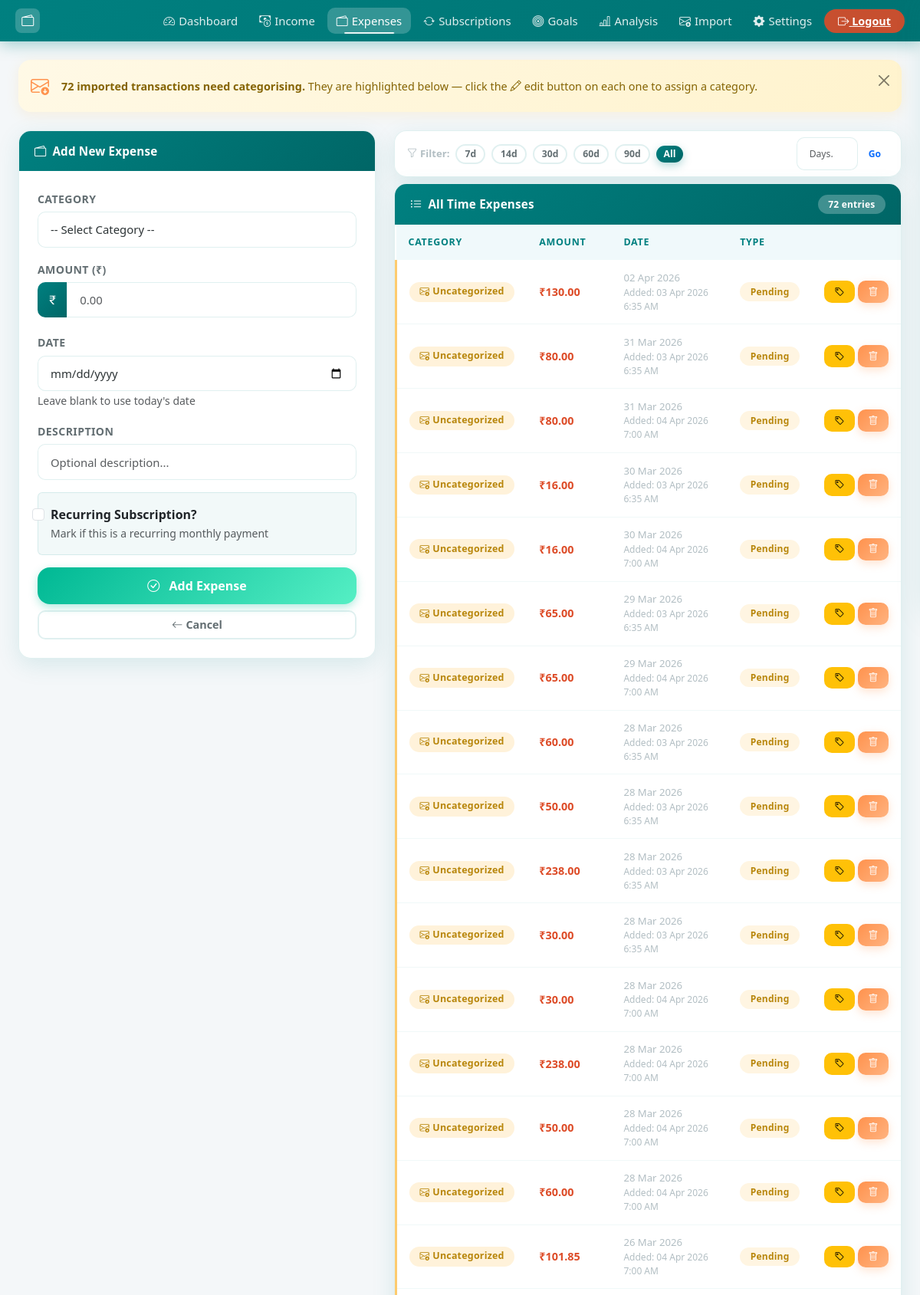
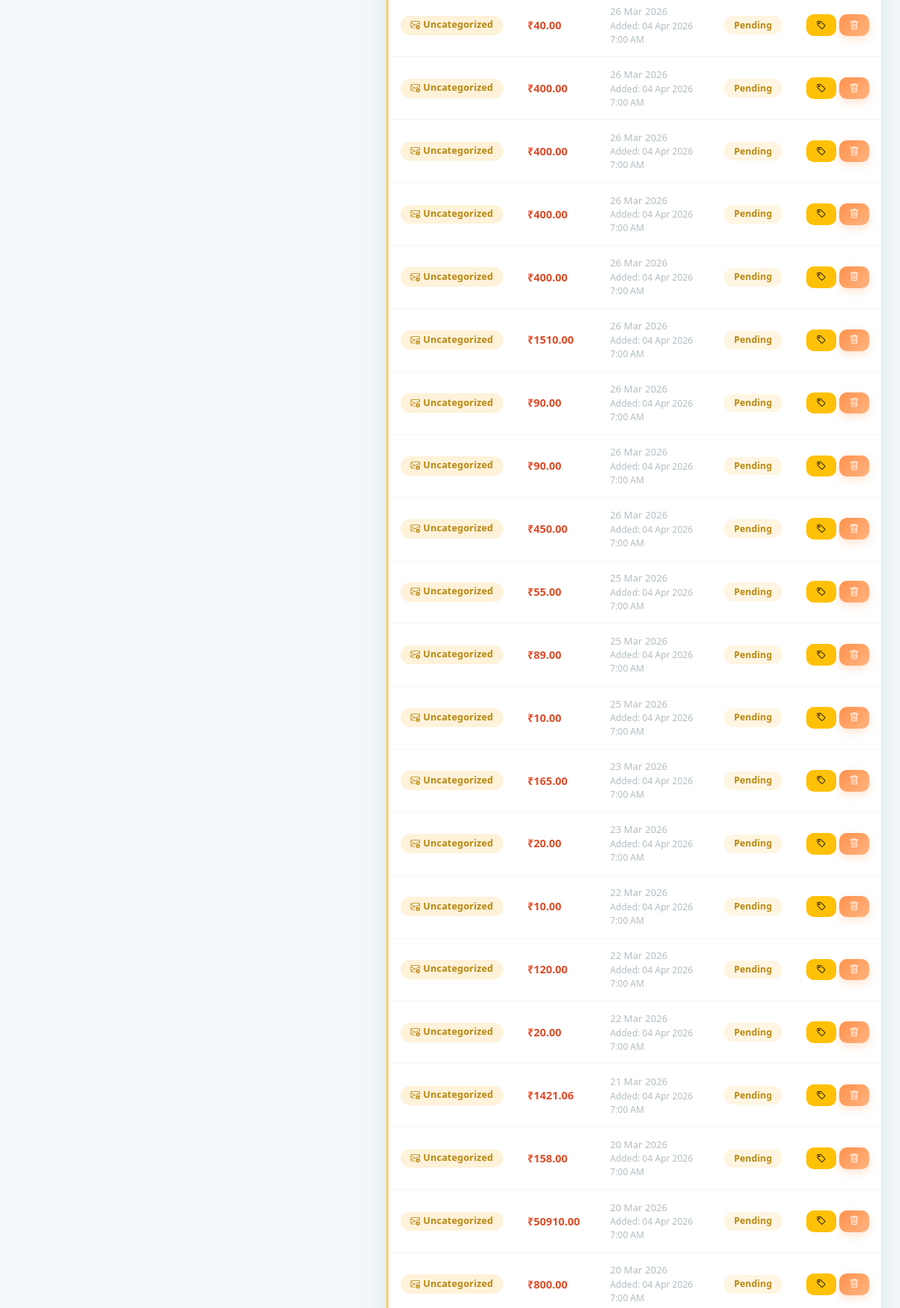
The page /add_expense (signed in, upper part) on the database its author committed (2 pictures, top to bottom).
### models.py (models this page shows)
class Expense(db.Model):
    id = db.Column(db.Integer, primary_key=True)
    user_id = db.Column(db.Integer, db.ForeignKey('user.id'), nullable=False)
    category = db.Column(db.String(100), nullable=False)
    amount = db.Column(db.Float, nullable=False)
    date = db.Column(db.DateTime, default=_now)
    created_at = db.Column(db.DateTime, default=_now)
    description = db.Column(db.String(200))
    is_essential = db.Column(db.Boolean, default=False)
    is_subscription = db.Column(db.Boolean, default=False)
    sub_start_date = db.Column(db.DateTime, nullable=True)
    sub_end_date = db.Column(db.DateTime, nullable=True)
    sub_expired_notified = db.Column(db.Boolean, default=False)

### app.py (the view, shortened to what this page needs)
@app.route("/add_expense", methods=["GET", "POST"])
@login_required
def add_expense():
    form = ExpenseForm()
    form.main_category.choices = [("", "-- Select Category --")] + [
        (cat, cat) for cat in expense_categories.keys()
    ]
    if request.method == "POST":
        if form.validate_on_submit():
            if (
                form.sub_category.data == "Other (User Input)"
                and form.custom_category.data
            ):
                category = form.custom_category.data
            else:
                category = form.sub_category.data
            is_essential = classify_essential(
                form.main_category.data,
                form.sub_category.data,
                form.custom_category.data,
            )
            exp_date = datetime.now(timezone.utc).replace(tzinfo=None)
            if form.date.data:
                exp_date = datetime.combine(form.date.data, datetime.min.time())
            sub_start = None
            sub_end = None
            if form.is_subscription.data:
                if form.sub_start_date.data:
                    sub_start = datetime.combine(form.sub_start_date.data, datetime.min.time())
                if form.sub_end_date.data:
                    sub_end = datetime.combine(form.sub_end_date.data, datetime.min.time())
            expense = Expense(
                user_id=current_user.id,
                category=category,
                amount=form.amount.data,
                date=exp_date,
                description=form.description.data,
                is_essential=is_essential,
                is_subscription=form.is_subscription.data,
                sub_start_date=sub_start,
                sub_end_date=sub_end,
            )
            db.session.add(expense)
            db.session.commit()
            flash("Expense added successfully!", "success")
            return redirect(url_for("dashboard"))
        else:
            flash("Please check the form and try again.", "danger")
    else:
        form.sub_category.choices = [("", "-- Select Sub Category First --")]
    try:
        exp_filter_days = int(request.args.get("days", 0))
        if exp_filter_days <= 0:
            exp_filter_days = None
    except (ValueError, TypeError):
        exp_filter_days = None
    expense_query = Expense.query.filter_by(user_id=current_user.id)
    if exp_filter_days:
        since = datetime.now(timezone.utc).replace(tzinfo=None) - timedelta(days=exp_filter_days)
        expense_query = expense_query.filter(Expense.date >= since)
        exp_filter_label = f"Last {exp_filter_days} day{'s' if exp_filter_days != 1 else ''}"
    else:
        exp_filter_label = "All Time"
    expenses = expense_query.order_by(Expense.date.desc()).all()
    return render_template(
        "add_expense.html",
        form=form,
        edit=False,
        expenses=expenses,
        exp_filter_days=exp_filter_days,
        exp_filter_label=exp_filter_label,
    )

### forms.py
class ExpenseForm(FlaskForm):
    main_category = SelectField('Category', choices=[], validators=[DataRequired()])
    sub_category = SelectField('Sub Category', choices=[], validators=[DataRequired()])
    custom_category = StringField('Custom Category', validators=[Optional()])
    amount = FloatField('Amount (₹)', validators=[DataRequired()])
    date = DateField('Date', validators=[Optional()], format='%Y-%m-%d')
    description = StringField('Description', validators=[Optional()])
    is_subscription = BooleanField('Recurring Subscription?')
    sub_start_date = DateField('Subscription Start Date', validators=[Optional()], format='%Y-%m-%d')
    sub_end_date = DateField('Subscription End Date', validators=[Optional()], format='%Y-%m-%d')
    submit = SubmitField('Add Expense')

### app.py (called while the page is built)
@login_manager.user_loader
def load_user(user_id):
    return db.session.get(User, int(user_id))

### templates/add_expense.html (shortened to what this page needs)
{% extends "base.html" %}
{% block content %}
{% set uncategorized = expenses | selectattr('category', 'equalto', 'Uncategorized') | list %}
{% if uncategorized %}
<div class="alert alert-warning alert-dismissible fade show d-flex align-items-center gap-3 mb-4 rounded-4" role="alert" style="border:none;box-shadow:0 4px 16px rgba(253,203,110,0.18);">
  <i class="bi bi-envelope-arrow-down fs-4 flex-shrink-0" style="color:#FF924D;"></i>
  <div>
    <strong>{{ uncategorized|length }} imported transaction{{ 's' if uncategorized|length != 1 }} need{{ '' if uncategorized|length != 1 else 's' }} categorising.</strong>
    They are highlighted below — click the <i class="bi bi-pencil"></i> edit button on each one to assign a category.
  </div>
  <button type="button" class="btn-close ms-auto" data-bs-dismiss="alert"></button>
</div>
{% endif %}
<div class="row g-4">
  <div class="col-lg-5">
    <div class="card reveal">
      <div class="card-header">
        <i class="bi bi-{% if edit %}pencil{% else %}wallet2{% endif %}"></i>
        {% if edit %}Edit Expense{% else %}Add New Expense{% endif %}
      </div>
      <div class="card-body p-4">
        <form method="POST" id="expenseForm">
          <div class="mb-3">
            {{ form.main_category.label(class="form-label") }}
            {{ form.main_category(class="form-select", id="mainCategory") }}
          </div>
          <div class="mb-3">
            {{ form.amount.label(class="form-label") }}
            <div class="input-group">
              <span class="input-group-text"><i class="bi bi-currency-rupee"></i></span>
              {{ form.amount(class="form-control", type="number", step="0.01", placeholder="0.00", id="expense_amount") }}
            </div>
          </div>
          <div class="mb-3">
            {{ form.date.label(class="form-label") }}
            {{ form.date(class="form-control") }}
            <small class="text-muted">Leave blank to use today's date</small>
          </div>
          <div class="mb-3">
            {{ form.description.label(class="form-label") }}
            {{ form.description(class="form-control", rows="2", placeholder="Optional description...") }}
          </div>
          <div class="mb-3">
            <div class="form-check p-3 rounded" style="background:rgba(0, 128, 128,0.05);border:1.5px solid var(--border-color);">
              {{ form.is_subscription(class="form-check-input", id="isSubscription") }}
              {{ form.is_subscription.label(class="form-check-label fw-semibold") }}
              <div><small class="text-muted">Mark if this is a recurring monthly payment</small></div>
            </div>
          </div>
          <div class="d-grid gap-2">
            <button type="submit" class="btn btn-success btn-lg">
              <i class="bi bi-check-circle me-2"></i>
              {% if edit %}Update Expense{% else %}Add Expense{% endif %}
            </button>
            <a href="{{ url_for('add_expense') }}" class="btn btn-outline-secondary">
              <i class="bi bi-arrow-left me-1"></i>Cancel
            </a>
          </div>
        </form>
      </div>
    </div>
  </div>
  <div class="col-lg-7 reveal reveal-delay-1">
    <div class="card mb-2">
      <div class="card-body py-2 px-3">
        <div class="d-flex align-items-center gap-2 flex-wrap">
          <span class="fw-semibold" style="font-size:0.82rem;color:var(--text-muted);white-space:nowrap;">
            <i class="bi bi-funnel me-1"></i>Filter:
          </span>
          {% set _fd = exp_filter_days | default(none) %}
          {% for preset in [7, 14, 30, 60, 90] %}
          <a href="{{ url_for('add_expense', days=preset) }}"
             class="btn btn-sm rounded-pill {% if _fd == preset %}btn-primary{% else %}btn-outline-secondary{% endif %}"
             style="font-size:0.76rem;padding:2px 10px;">
            {{ preset }}d
          </a>
          {% endfor %}
          <a href="{{ url_for('add_expense') }}"
             class="btn btn-sm rounded-pill {% if not _fd %}btn-primary{% else %}btn-outline-secondary{% endif %}"
             style="font-size:0.76rem;padding:2px 10px;">
            All
          </a>
          <form method="get" action="{{ url_for('add_expense') }}" class="d-flex align-items-center gap-1 ms-auto">
            <input type="number" name="days" min="1" max="365"
                   value="{{ exp_filter_days or '' }}"
                   placeholder="Days…"
                   class="form-control form-control-sm"
                   style="width:80px;font-size:0.76rem;">
            <button type="submit" class="btn btn-sm btn-outline-primary rounded-pill" style="font-size:0.76rem;padding:2px 10px;">Go</button>
          </form>
        </div>
      </div>
    </div>
    <div class="card">
      <div class="card-header d-flex align-items-center gap-2">
        <i class="bi bi-list-ul"></i> {{ exp_filter_label | default('All Time') }} Expenses
        <span class="badge ms-auto" style="background:rgba(255,255,255,0.25);">{{ expenses|length }} entries</span>
      </div>
      <div class="card-body p-0">
        {% if expenses %}
        <div class="table-responsive">
          <table class="table table-hover mb-0">
            <thead>
              <tr>
                <th>Category</th>
                <th>Amount</th>
                <th>Date</th>
                <th>Type</th>
                <th></th>
              </tr>
            </thead>
            <tbody>
            {% for exp in expenses %}
            <tr {% if exp.category == 'Uncategorized' %}style="background:rgba(253,203,110,0.08);border-left:3px solid #fdcb6e;"{% endif %}>
              <td style="font-size:0.88rem;">
                {% if exp.category == 'Uncategorized' %}
                  <span class="badge badge-uncategorized" style="background:rgba(253,203,110,0.25);font-size:0.78rem;">
                    <i class="bi bi-envelope-arrow-down me-1"></i>Uncategorized
                  </span>
                {% endif %}
              </td>
              <td><strong class="text-danger">₹{{ "%.2f"|format(exp.amount) }}</strong></td>
              <td>
                <div style="font-size:0.82rem;color:var(--text-muted);">{{ exp.date.strftime('%d %b %Y') }}</div>
                {% if exp.created_at %}
                <div style="font-size:0.75rem;color:var(--text-muted);">
                  Added: <span class="local-time" data-utc="{{ exp.created_at.strftime('%Y-%m-%dT%H:%M:%SZ') }}"></span>
                </div>
                {% endif %}
              </td>
              <td>
                {% if exp.category == 'Uncategorized' %}
                  <span class="badge badge-uncategorized" style="background:rgba(253,203,110,0.2);">Pending</span>
                {% else %}
                  <span class="badge {% if exp.is_essential %}bg-success{% else %}bg-warning{% endif %}">
                    {% if exp.is_essential %}Need{% else %}Want{% endif %}
                  </span>
                {% endif %}
              </td>
              <td>
                <div class="d-flex gap-1">
                  <a href="{{ url_for('edit_expense', id=exp.id) }}" class="btn btn-sm {% if exp.category == 'Uncategorized' %}btn-warning{% else %}btn-primary{% endif %}" {% if exp.category == 'Uncategorized' %}title="Categorise this expense"{% endif %}>
                    <i class="bi bi-{% if exp.category == 'Uncategorized' %}tag{% else %}pencil{% endif %}"></i>
                  </a>
                  <a href="{{ url_for('delete_expense', id=exp.id) }}" class="btn btn-danger btn-sm"
                     onclick="return confirm('Delete this expense?')">
                    <i class="bi bi-trash"></i>
                  </a>
                </div>
              </td>
            </tr>
            {% endfor %}
            </tbody>
          </table>
        </div>
        {% else %}
        <div class="text-center py-5 text-muted">
          <i class="bi bi-wallet2" style="font-size:2.5rem;opacity:0.3;"></i>
          <p class="mt-2 mb-0">No expenses yet. Add your first one!</p>
        </div>
        {% endif %}
      </div>
    </div>
  </div>
</div>
{% endblock %}

### rows shown on the page
Expense: category "Uncategorized" (drawn), amount "130.00", date "02 Apr 2026"
Expense: category "Uncategorized" (drawn), amount "80.00", date "31 Mar 2026"
Expense: category "Uncategorized" (drawn), amount "80.00", date "31 Mar 2026"
Expense: category "Uncategorized" (drawn), amount "16.00", date "30 Mar 2026"
Expense: category "Uncategorized" (drawn), amount "16.00", date "30 Mar 2026"
Expense: category "Uncategorized" (drawn), amount "65.00", date "29 Mar 2026"
Expense: category "Uncategorized" (drawn), amount "65.00", date "29 Mar 2026"
Expense: category "Uncategorized" (drawn), amount "60.00", date "28 Mar 2026"
Expense: category "Uncategorized" (drawn), amount "50.00", date "28 Mar 2026"
Expense: category "Uncategorized" (drawn), amount "238.00", date "28 Mar 2026"
Expense: category "Uncategorized" (drawn), amount "30.00", date "28 Mar 2026"
Expense: category "Uncategorized" (drawn), amount "30.00", date "28 Mar 2026"
Expense: category "Uncategorized" (drawn), amount "238.00", date "28 Mar 2026"
Expense: category "Uncategorized" (drawn), amount "50.00", date "28 Mar 2026"
Expense: category "Uncategorized" (drawn), amount "60.00", date "28 Mar 2026"
Expense: category "Uncategorized" (drawn), amount "101.85", date "26 Mar 2026"
Expense: category "Uncategorized" (drawn), amount "40.00", date "26 Mar 2026"
Expense: category "Uncategorized" (drawn), amount "400.00", date "26 Mar 2026"
Expense: category "Uncategorized" (drawn), amount "400.00", date "26 Mar 2026"
Expense: category "Uncategorized" (drawn), amount "400.00", date "26 Mar 2026"
Expense: category "Uncategorized" (drawn), amount "400.00", date "26 Mar 2026"
Expense: category "Uncategorized" (drawn), amount "1510.00", date "26 Mar 2026"
Expense: category "Uncategorized" (drawn), amount "90.00", date "26 Mar 2026"
Expense: category "Uncategorized" (drawn), amount "90.00", date "26 Mar 2026"
Expense: category "Uncategorized" (drawn), amount "450.00", date "26 Mar 2026"
Expense: category "Uncategorized" (drawn), amount "55.00", date "25 Mar 2026"
Expense: category "Uncategorized" (drawn), amount "89.00", date "25 Mar 2026"
Expense: category "Uncategorized" (drawn), amount "10.00", date "25 Mar 2026"
Expense: category "Uncategorized" (drawn), amount "165.00", date "23 Mar 2026"
Expense: category "Uncategorized" (drawn), amount "20.00", date "23 Mar 2026"
Expense: category "Uncategorized" (drawn), amount "10.00", date "22 Mar 2026"
Expense: category "Uncategorized" (drawn), amount "120.00", date "22 Mar 2026"
Expense: category "Uncategorized" (drawn), amount "20.00", date "22 Mar 2026"
Expense: category "Uncategorized" (drawn), amount "1421.06", date "21 Mar 2026"
Expense: category "Uncategorized" (drawn), amount "158.00", date "20 Mar 2026"
Expense: category "Uncategorized" (drawn), amount "50910.00", date "20 Mar 2026"
Expense: category "Uncategorized" (drawn), amount "800.00", date "20 Mar 2026"

### other values the page prints
{{ uncategorized|length }} "72"
{{ 's' if uncategorized|length != 1 }} "s"
{{ preset }} "7" "14" "30" "60" "90"
{{ exp_filter_label | default('All Time') }} "All Time"
{{ expenses|length }} "72"
